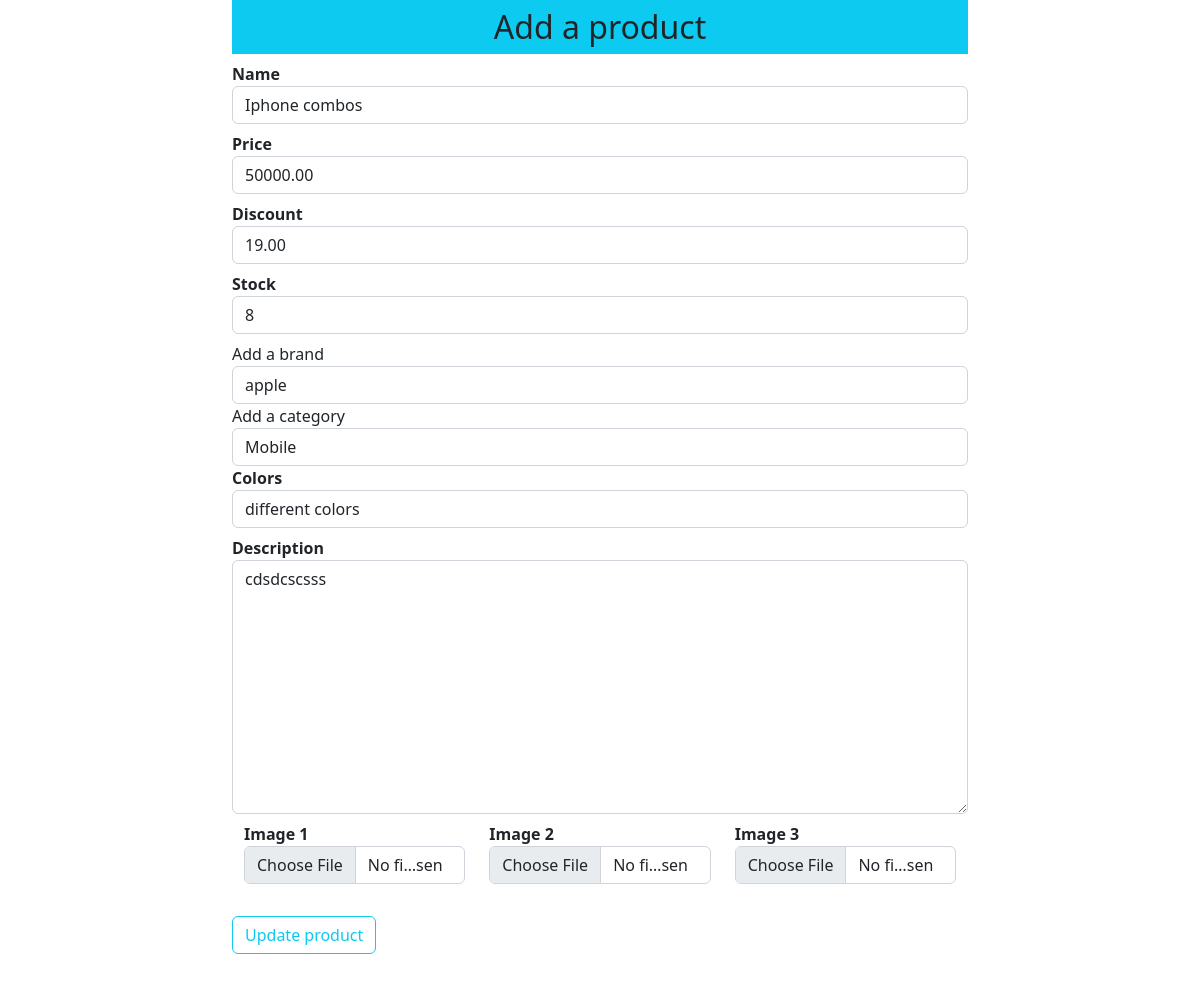
The page /updateproduct/13 on the database its author committed.
### shop/products/models.py (models this page shows, shortened)
class Addproduct(db.Model):
    __searchable__ = ['name','desc']
    id = db.Column(db.Integer, primary_key=True)
    name = db.Column(db.String(80), nullable=False)
    price = db.Column(db.Numeric(10,2), nullable=False)
    discount = db.Column(db.Integer, default=0)
    stock = db.Column(db.Integer, nullable=False)
    colors = db.Column(db.String(255), nullable=False)
    desc = db.Column(db.Text, nullable=False)
    pub_date = db.Column(db.DateTime, nullable=False,
        default=datetime.utcnow)
    brand_id = db.Column(db.Integer, db.ForeignKey('brand.id'), nullable=False)
    brand = db.relationship('Brand', backref=db.backref('brands', lazy=True))
    category_id = db.Column(db.Integer, db.ForeignKey('category.id'), nullable=False)
    category = db.relationship('Category', backref=db.backref('posts', lazy=True))
    image_1 = db.Column(db.String(150), nullable=False, default='image.jpg')
    image_2 = db.Column(db.String(150), nullable=False, default='image.jpg')
    image_3 = db.Column(db.String(150), nullable=False, default='image.jpg')

class Brand(db.Model):
    id = db.Column(db.Integer, primary_key=True)
    name = db.Column(db.String(30), nullable=False, unique=True)

class Category(db.Model):
    id = db.Column(db.Integer, primary_key=True)
    name = db.Column(db.String(30), nullable=False, unique=True)

### shop/products/routes.py (the view, shortened to what this page needs)
@app.route('/updateproduct/<int:id>', methods=['GET','POST'])
def updateproduct(id):
    brands= Brand.query.all()
    categories= Category.query.all()
    product = Addproduct.query.get_or_404(id)
    brand = request.form.get('brand')
    category = request.form.get('category')
    form = Addproducts(request.form)
    form.name.data = product.name
    form.price.data = product.price
    form.discount.data = product.discount
    form.stock.data = product.stock
    form.colors.data = product.colors
    form.description.data = product.desc
    return render_template('products/updateproduct.html', form=form, brands=brands,categories=categories, product=product)

### shop/products/forms.py
class Addproducts(FlaskForm):
    name = StringField('Name', validators=[DataRequired()])
    price = DecimalField('Price', validators=[DataRequired(), NumberRange(min=0)])
    discount = DecimalField('Discount', validators=[NumberRange(min=0)])
    stock = IntegerField('Stock', validators=[DataRequired(), NumberRange(min=0)])
    colors = StringField('Colors', validators=[DataRequired()])
    description = TextAreaField('Description', validators=[DataRequired()])
    image_1 = FileField('Image 1')
    image_2 = FileField('Image 2')
    image_3 = FileField('Image 3')
    submit = SubmitField('Add Product')

### shop/templates/products/updateproduct.html (shortened to what this page needs)
{% extends 'layout.html' %}
{% block content %}
<div class="container">
    <div class="row">
        <div class="col-md-2"></div>
        <div class="col-md-8">
            <h2 class="text-center bg-info p-2">Add a product</h2>
            {% from "_formhelpers.html" import render_field %}
            <form action="" method="POST" enctype="multipart/form-data">
                {{ render_field(form.name, class="form-control", placeholder="Add product name") }}
                {{ render_field(form.price, class="form-control", placeholder="Add product price") }}
                {{ render_field(form.discount, class="form-control", placeholder="Add product discount") }}
                {{ render_field(form.stock, class="form-control", placeholder="Add product stock") }}
                <label for="brand">Add a brand</label>
                <select name="brand" id="brand" class="form-control" required>
                    <option value="{{product.brand_id}}">{{product.brand.name}}</option>
                </select>
                <label for="category">Add a category</label>
                <select name="category" id="category" class="form-control" required>
                    <option value="{{product.category_id}}">{{product.category.name}}</option>
                </select>
                {{ render_field(form.colors, class="form-control", placeholder="Add product color") }}
                {{ render_field(form.description, class="form-control", placeholder="Add product description", rows="10") }}
                <div class="container">
                    <div class="row">
                        <div class="col-md-4">{{ render_field(form.image_1, class="form-control") }}</div>
                        <div class="col-md-4">{{ render_field(form.image_2, class="form-control") }}</div>
                        <div class="col-md-4">{{ render_field(form.image_3, class="form-control") }}</div>
                    </div>
                </div>
                <button type="submit" class="btn btn-outline-info mt-4 mb-5">Update product</button>
            </form>
        </div>
        <div class="col-md-2"></div>
    </div>
</div>
{% endblock content %}

### rows shown on the page
Addproduct: name "Iphone combos", price "50000.00", discount "19.00", stock "8", colors "different colors"
Brand: brand "apple"
Category: category "Mobile"

### other values the page prints
{{ field.label }} "Name Price Discount Stock Colors Description Image 1 Image 2 Image 3"
